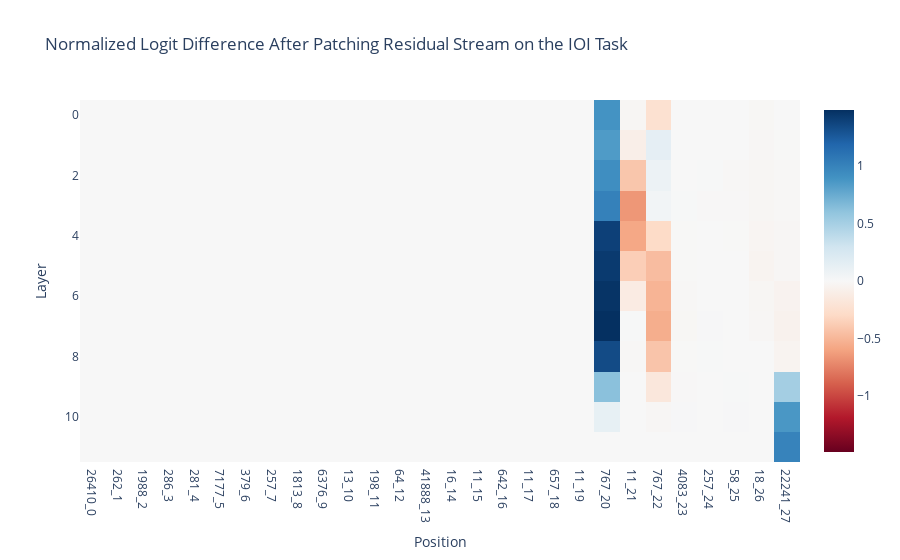

Here is the notebook cell this chart was saved with:
### Code cell
print(f"Clean logit difference: {clean_logit_diff.value:.3f}")
print(f"Corrupted logit difference: {corrupted_logit_diff.value:.3f}")

ioi_patching_results = util.apply(ioi_patching_results, lambda x: x.value.item(), Proxy)

clean_tokens = [model.tokenizer.decode(token) for token in new_clean_tokens]
token_labels = [f"{token}_{index}" for index, token in enumerate(new_clean_tokens)]

fig = px.imshow(
    ioi_patching_results,
    color_continuous_midpoint=0.0,
    color_continuous_scale="RdBu",
    labels={"x": "Position", "y": "Layer"},
    x=token_labels,
    title="Normalized Logit Difference After Patching Residual Stream on the IOI Task",
)

fig.show()

### Figure 1 — Plotly figure (JSON) as saved in the notebook; plotly's stock layout.template omitted (floating-point values rounded to 4 significant figures; data arrays with more than 128 entries replaced by an {"elided": "..."} marker saying what was removed)
{"data": [{"coloraxis": "coloraxis", "hovertemplate": "Position: %{x}<br>Layer: %{y}<br>color: %{z}<extra></extra>", "name": "0", "type": "heatmap", "x": ["26410_0", "262_1", "1988_2", "286_3", "281_4", "7177_5", "379_6", "257_7", "1813_8", "6376_9", "13_10", "198_11", "64_12", "41888_13", "16_14", "11_15", "642_16", "11_17", "657_18", "11_19", "767_20", "11_21", "767_22", "4083_23", "257_24", "58_25", "18_26", "22241_27"], "xaxis": "x", "yaxis": "y", "z": {"elided": "12x28 float values"}}], "layout": {"coloraxis": {"cmid": 0, "colorscale": [[0, "rgb(103,0,31)"], [0.1, "rgb(178,24,43)"], [0.2, "rgb(214,96,77)"], [0.3, "rgb(244,165,130)"], [0.4, "rgb(253,219,199)"], [0.5, "rgb(247,247,247)"], [0.6, "rgb(209,229,240)"], [0.7, "rgb(146,197,222)"], [0.8, "rgb(67,147,195)"], [0.9, "rgb(33,102,172)"], [1, "rgb(5,48,97)"]]}, "title": {"text": "Normalized Logit Difference After Patching Residual Stream on the IOI Task"}, "xaxis": {"anchor": "y", "constrain": "domain", "domain": [0, 1], "scaleanchor": "y", "title": {"text": "Position"}}, "yaxis": {"anchor": "x", "autorange": "reversed", "constrain": "domain", "domain": [0, 1], "title": {"text": "Layer"}}}}
